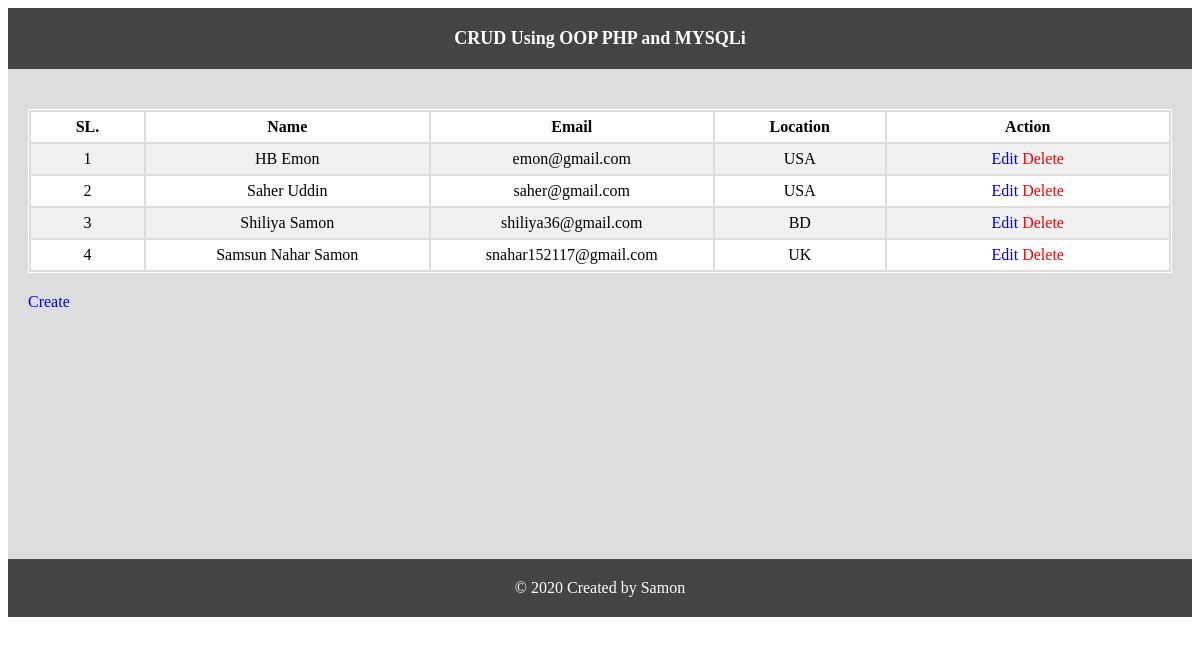
Screenshot of /CRUD/index.php with the database file from the repository.
### tables this page shows
CREATE TABLE `datatable` (
  `ID` int(11) NOT NULL,
  `Name` varchar(100) NOT NULL,
  `Email` varchar(100) NOT NULL,
  `Location` varchar(100) NOT NULL
);

### CRUD/Database.php (called while the page is built, shortened)
<?php
class Database
{
	public $host = DB_HOST;
	public $user = DB_USER;
	public $dbname = DB_NAME;
	public $pass = DB_PASS;
	public $link;
	private function connectionDB()
	{
		$this->link = new mysqli($this->host, $this->user, $this->pass, $this->dbname);
	}
	public function select($query)
	{
		$result = $this->link->query($query) or die($this->link->error.__LINE__);
		if ($result->num_rows > 0)
		{
			return $result;
		}
		else
		{
			return false;
		}
	}
}
?>

### CRUD/index.php (the view, shortened to what this page needs)
<?php
include 'header.php';
include 'Database.php';
$db = new Database();
$query = "SELECT * FROM datatable";
$read = $db->select($query);
?>
<table class="tblone">
	<tr>
		<th width="10%">SL.</th>
		<th width="25%">Name</th>
		<th width="25%">Email</th>
		<th width="15%">Location</th>
		<th width="25%">Action</th>
	</tr>
	<?php if ($read)
	{
		$i = 1;
		while ($row = $read->fetch_assoc())
		{
			?>
    <tr>
    	<td><?= $i++; ?></td>
		<td><?= $row['Name']; ?></td>
		<td><?= $row['Email']; ?></td>
		<td><?= $row['Location']; ?></td>
		<td>
			<a href="update.php?id=<?= $row['ID']; ?>">Edit</a>
		    <a href="delete.php?id=<?= $row['ID']; ?>" style="color: red;">Delete</a>
		</td>
	</tr>
			<?php
		}
	}
	else
	{
		?>
        <p>Data is not avaiable!</p>
		<?php
	}
	?>
</table>
<a href="create.php">Create</a>
<?php include 'footer.php' ?>

### CRUD/header.php (shortened to what this page needs)
<!doctype html>
<html>
<head>
</head>
<body>
<div class="phpcoding">
 <section class="headeroption">
  <h2><?php echo "CRUD Using OOP PHP and MYSQLi"; ?></h2>
 </section>
  <section class="maincontent">

### CRUD/footer.php
 </section>
<section class="footeroption">
 <p>© <?php echo date("Y"); ?> Created by Samon</p>
 </section>
</div>
</body>
</html>

### rows the page displays
datatable: Name "HB Emon", Email "emon@gmail.com", Location "USA"
datatable: Name "Saher Uddin", Email "saher@gmail.com", Location "USA"
datatable: Name "Shiliya Samon", Email "shiliya36@gmail.com", Location "BD"
datatable: Name "Samsun Nahar Samon", Email "snahar152117@gmail.com", Location "UK"
